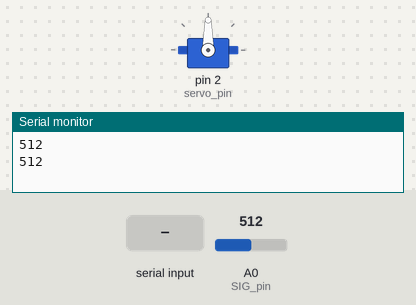
Recording of a sketch running on a simulated Arduino Uno, built with avr-gcc and run on an emulated ATmega328P. Shown: servo, the last lines printed to the serial monitor. Inputs (shaded band) come from the test bench; at power-on: A0 (SIG_pin) = 512.

Above: at 3.2 s.
3.3 s: "30,150\n" received over Serial
At 3.7 s:
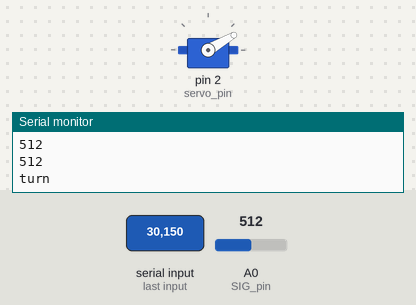
4.8 s: "90,45\n" received over Serial
At 6.0 s:
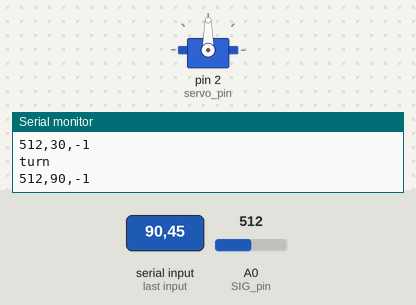
6.3 s: "200\n" received over Serial
At 7.1 s:
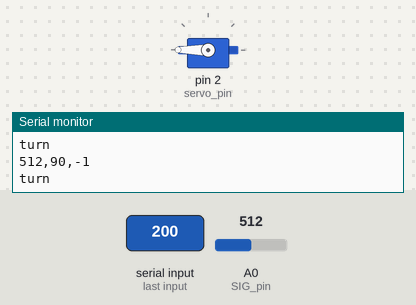
Timing chart, 0 to 9.3 s (numbered marks = the images above; inputs shaded):
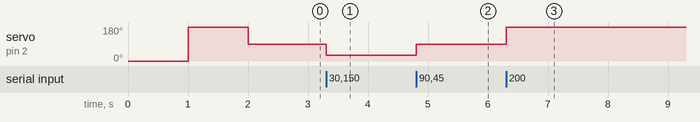

Measured:
- after the input at 3.3 s, servo on pin 2 (servo_pin): 90° → 30° at once
- after the input at 4.8 s, servo on pin 2 (servo_pin): 30° → 90° at once
- after the input at 6.3 s, servo on pin 2 (servo_pin): 90° → 180° at once

The sketch:

MUX_servo_test.ino
```cpp
//아두이노의 서보모터 내장 라이브러리
#include <Servo.h>

//서보모터 1개당 인스턴스 1개 필요
Servo myservo;

//아두이노의 디지털2번핀에 서보모터 제어핀이 연결되어있고
//아날로그 피드백선은 아날로그0번핀에 연결되어있다.
#define servo_pin 2
#define feedback A0
int degree_min = 54; //서보의 각도가 0일때 아날로그값
int degree_max = 587; //서보의 각도가 180일때 아날로그값

//0.1초간격을 유지하기 위한 (시간을 저장할)변수
unsigned long t = 0;

int degree = 0;

//Mux control pins
int s0 = 8;
int s1 = 9;
int s2 = 10;
int s3 = 11;

//Mux in “SIG” pin
int SIG_pin = 0;

void setup(){

Serial.begin(9600); //9600의 통신속도로 PC와 통신하겠다!
myservo.attach(servo_pin);

pinMode(s0, OUTPUT);
pinMode(s1, OUTPUT);
pinMode(s2, OUTPUT);
pinMode(s3, OUTPUT);

digitalWrite(s0, LOW);
digitalWrite(s1, LOW);
digitalWrite(s2, LOW);
digitalWrite(s3, LOW);

myservo.write(0);
delay(1000);
degree_min = readMux(0);
Serial.println(degree_min);
//각도를180도로 회전하고 1초쉰다음 가변저항값 측정하기!
myservo.write(180);
delay(1000);
degree_max = readMux(0);
Serial.println(degree_max);
//기본위치는 90도
myservo.write(90);

}

void loop(){

if(Serial.available()){
  //PC에서 뭔가 아두이노쪽으로 전송되었다!(LF)
  String data = Serial.readStringUntil('\n');
  Serial.println("turn");
  degree = data.toInt(); //문자열을 숫자로 바꿔주세요!
  myservo.write(degree); //0~180

  delay(1000);
  int cal_degree = map(readMux(0),degree_min,degree_max,0,180);
  Serial.print(readMux(0));
  Serial.print(",");
  Serial.print(degree);
  Serial.print(",");
  Serial.println(cal_degree);

//  for(int i = 0; i < 16; i ++){
//  Serial.print("Value at channel ");
//  Serial.print(i); Serial.print(": ");
//  Serial.println(readMux(i));
//  delay(10);
  }
}


int readMux(int channel)  {
  int controlPin[] = {s0, s1, s2, s3};
  int muxChannel[16][4]={ {0,0,0,0},
  {1,0,0,0}, //channel 1
  {0,1,0,0}, //channel 2
  {1,1,0,0}, //channel 3
  {0,0,1,0}, //channel 4
  {1,0,1,0}, //channel 5
  {0,1,1,0}, //channel 6
  {1,1,1,0}, //channel 7
  {0,0,0,1}, //channel 8
  {1,0,0,1}, //channel 9
  {0,1,0,1}, //channel 10
  {1,1,0,1}, //channel 11
  {0,0,1,1}, //channel 12
  {1,0,1,1}, //channel 13
  {0,1,1,1}, //channel 14
  {1,1,1,1} //channel 15
  };
  //loop through the 4 sig
  for(int i = 0; i < 4; i ++){
    digitalWrite(controlPin[i], muxChannel[channel][i]);
    }

  //read the value at the SIG pin
  int val = analogRead(SIG_pin); //return the value
  return val;
}
```
